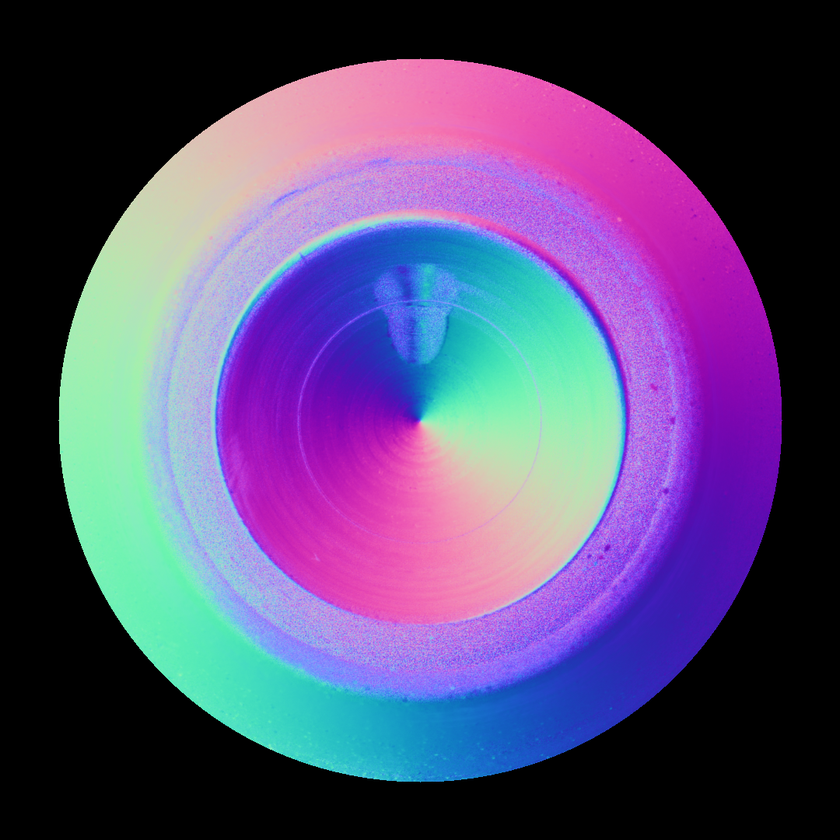
#> input picture input_images/001_surface-normal-img-2023-09-12-16-37-36-.png, 840 x 840 px, shrunk from 1080 x 1080 before the run; its folder holds only this picture in this run
$ python 02.Image_Data_Augumentation_5times.py
#> lines starting #> are read from the running program, lines starting #| are printed output that depends on the picture
import cv2
import numpy as np
import random
import os

def get_scaled_pixel_color(image, scale_x, scale_y):
    """
    Returns the RGB color of the pixel at the scaled coordinates.

    :param image: Numpy array of the image.
    :param scale_x: Relative X-coordinate scale (0 to 1).
    :param scale_y: Relative Y-coordinate scale (0 to 1).
    :return: (R, G, B) tuple representing the color of the pixel.
    """
    # Calculate actual coordinates based on the image size and scale
    x = int(image.shape[1] * scale_x)
    y = int(image.shape[0] * scale_y)

    # Check if coordinates are within the image dimensions
    if x < 0 or y < 0 or x >= image.shape[1] or y >= image.shape[0]:
        raise ValueError("Calculated coordinates are outside the image bounds.")

    # Get the color (BGR format) and convert to RGB
    color_bgr = image[y, x]
    color_rgb = color_bgr[::-1]

    return tuple(color_rgb)


# ガウシアンノイズの追加
def add_noise_cv(image, noise_level=0.05):
    noise = np.random.normal(0, noise_level * 255, image.shape).astype(np.uint8)
    return cv2.add(image, noise)

# 回転（周辺は黒色）
def rotate_cv(image, angle):
    height, width = image.shape[:2]
    M = cv2.getRotationMatrix2D((width / 2, height / 2), angle, 1)
    return cv2.warpAffine(image, M, (width, height))

def rotate_cv2(image, angle, border_value):
    # Explicitly cast each element to int
    border_value = tuple(int(v) for v in border_value)

    # 画像の高さと幅を取得
    height, width = image.shape[:2]
    # 回転の中心を画像の中心に設定
    center = (width / 2, height / 2)

    # 回転に必要な行列を計算
    M = cv2.getRotationMatrix2D(center, angle, 1.0)
    # 回転を適用し、borderValueで指定された色で端を埋める
    rotated = cv2.warpAffine(image, M, (width, height), borderValue=border_value)

    return rotated


# 明るさとコントラストの調整
def adjust_brightness_contrast_cv(image, alpha=1.0, beta=0):
    return cv2.convertScaleAbs(image, alpha=alpha, beta=beta)

# ジッタリング（周辺は黒色）
def jittering_cv(image, translation=5, scale=0):
    tx, ty = random.randint(-translation, translation), random.randint(-translation, translation)
    scale_factor = random.uniform(1 - scale, 1 + scale)
    M = np.float32([[scale_factor, 0, tx], [0, scale_factor, ty]])
    return cv2.warpAffine(image, M, (image.shape[1], image.shape[0]))

def process_image(image, filename, rotations_count=5, jitterings_count=5):
    # オリジナル画像を保存
    images_cv = [image]
    suffixes = [""]

    # [11 lines of commented-out code are left out]
    for i in range(rotations_count):
        pixel_result = get_scaled_pixel_color(image, scale_x=0.95, scale_y= 0.95)
        print(pixel_result)
        print(type(pixel_result))
        rotated_image_cv = rotate_cv2(image=image, angle=random.randint(-180, 180), border_value=pixel_result) #new function -180, 180
        images_cv.append(rotated_image_cv)
        suffixes.append(f"_rotated_{i}")

    # [7 lines of commented-out code are left out]
    for img, suffix in zip(images_cv, suffixes):
        output_filepath = os.path.join(output_directory, os.path.splitext(filename)[0] + suffix + os.path.splitext(filename)[1])
        cv2.imwrite(output_filepath, img)

if __name__ == '__main__':
    # 入力ディレクトリと出力ディレクトリ
    input_directory = './input_images'
    output_directory = './output_images'


    # 出力ディレクトリが存在しない場合は作成
    if not os.path.exists(output_directory):
        os.makedirs(output_directory, exist_ok=True)

    # 入力ディレクトリ内のすべての画像ファイルに対して処理
    for filename in os.listdir(input_directory):
        if filename.endswith('.png') or filename.endswith('.jpg'):
            filepath = os.path.join(input_directory, filename)
            img_origin = cv2.imread(filepath)
#> img_origin is the input picture: shape (840, 840, 3); mean B, G, R 115.1, 74.2, 85.9

            process_image(img_origin, filename, rotations_count=15, jitterings_count=0)  # ここで回転とジッタリングの回数を指定
#> the loop in process_image, `for i in range(rotations_count):` made 15 passes
#> (printed output is left out)
#> pass 1, in rotate_cv2, `rotated = cv2.warpAffine(image, M, (width, height), borderValue=border..`:
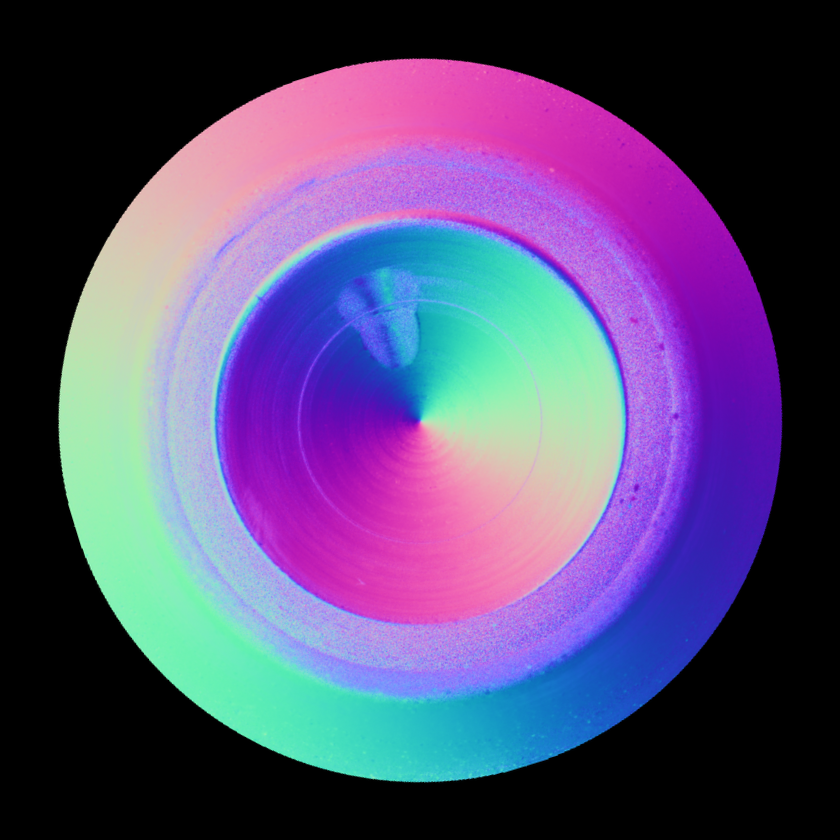
#> rotated: shape (840, 840, 3); mean B, G, R 115.1, 74.2, 85.9
#> pass 2, in rotate_cv2 (call 2), `rotated = cv2.warpAffine(image, M, (width, height), borderValue=border..`:
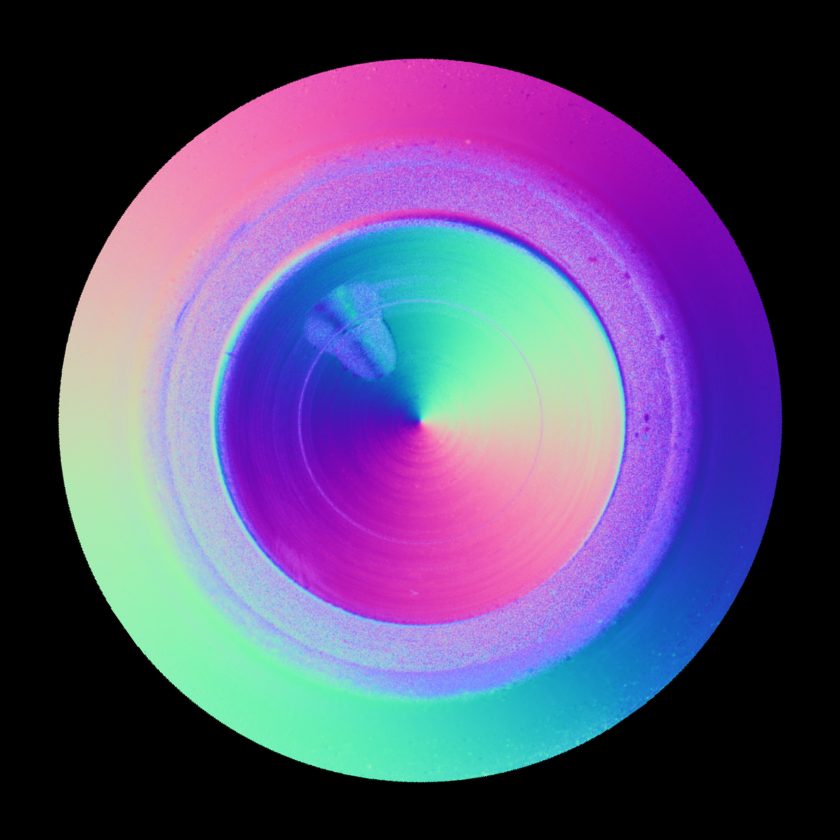
#> rotated: shape (840, 840, 3); mean B, G, R 115.1, 74.2, 85.9
#> pass 3, in rotate_cv2 (call 3), `rotated = cv2.warpAffine(image, M, (width, height), borderValue=border..`:
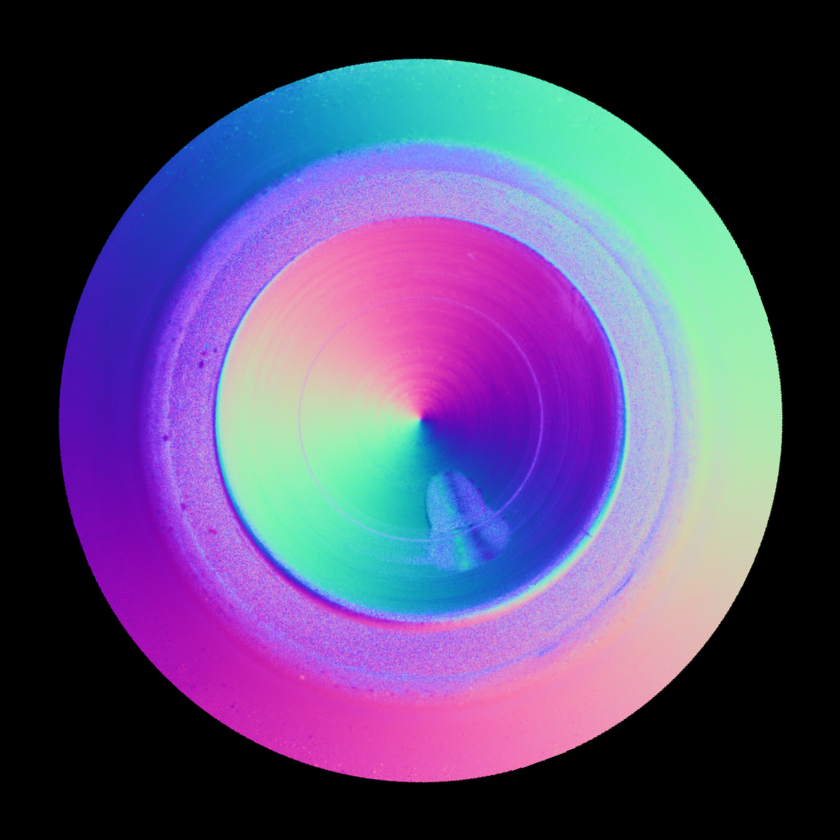
#> rotated: shape (840, 840, 3); mean B, G, R 115.1, 74.2, 85.9
#> after the loop in process_image, `for i in range(rotations_count):`: images_cv = 16 items; suffixes = ['', '_rotated_0', '_rotated_1', '_rotated_2', '_rotated_3', '_rotated_4', '_rotated_5', '_rotated_6', '_rotated_7', '_rotated_8', '_rotated_9', '_rotated_10', '_rotated_11', '_rotated_12', '_rotated_13', '_rotated_14']
#> the loop in process_image, `for img, suffix in zip(images_cv, suffixes):` made 16 passes
#> suffix on passes 1 to 12: '', '_rotated_0', '_rotated_1', '_rotated_2', '_rotated_3', '_rotated_4', '_rotated_5', '_rotated_6', '_rotated_7', '_rotated_8', '_rotated_9', '_rotated_10'

            print(f'Processed and saved: {filename}')
